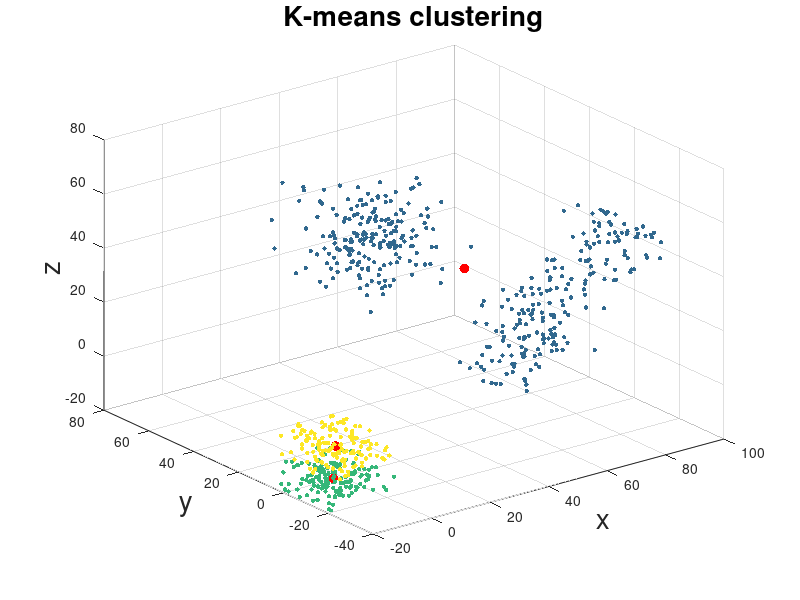

Source code (MATLAB):
% Remove
clear 
close all
clc

% Create data
t = linspace(0, 3*pi, 200)';
data = [40 + 10*randn(200,3);
        50 + 5*sin(t) + 5*t, 10*randn(200, 1), 5*sqrt(t.^2);
        -20 + 23*rand(300, 3)];

% Amount of cluster
K = 3;

% K-means clustering
[idx, C] = kmeans(data, K);

% Plot cluster
figure;
scatter3(data(:,1), data(:,2), data(:,3), 10, idx, 'filled');
hold on;
scatter3(C(:,1), C(:,2), C(:,3), 50, 'r', 'filled');
title('K-means clustering', 'FontSize', 20);
xlabel('x', 'FontSize', 20);
ylabel('y', 'FontSize', 20);
zlabel('z', 'FontSize', 20);
